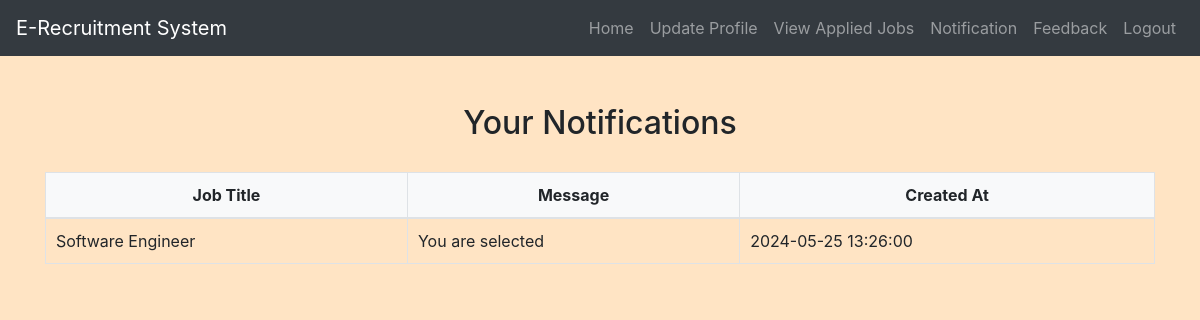
Screenshot of /candidate/view_notifications.php (signed in) with the database file from the repository.
### tables this page shows
CREATE TABLE `notifications` (
  `notification_id` int(11) NOT NULL,
  `candidate_id` int(11) NOT NULL,
  `job_id` int(11) NOT NULL,
  `message` text NOT NULL,
  `created_at` datetime DEFAULT current_timestamp()
);

CREATE TABLE `jobs` (
  `job_id` int(11) NOT NULL,
  `recruiter_id` int(11) DEFAULT NULL,
  `job_title` varchar(255) NOT NULL,
  `job_description` text NOT NULL,
  `job_requirements` text NOT NULL,
  `location` varchar(255) NOT NULL,
  `industry` varchar(255) NOT NULL,
  `keywords` varchar(255) NOT NULL,
  `status` enum('active','inactive') DEFAULT 'active',
  `created_at` timestamp NOT NULL DEFAULT current_timestamp()
);

### candidate/view_notifications.php (the view, shortened to what this page needs)
<?php
include('config.php');
$candidate_id = $_SESSION["id"];
$sql = "SELECT N.*, J.job_title
        FROM Notifications N
        INNER JOIN Jobs J ON N.job_id = J.job_id
        WHERE N.candidate_id = ?
        ORDER BY N.created_at DESC";
$stmt = mysqli_prepare($conn, $sql);
mysqli_stmt_bind_param($stmt, "i", $candidate_id);
mysqli_stmt_execute($stmt);
$result = mysqli_stmt_get_result($stmt);
$notifications = mysqli_fetch_all($result, MYSQLI_ASSOC);
?>
<!DOCTYPE html>
<html>
<head>
    <link rel="stylesheet" href="https://maxcdn.bootstrapcdn.com/bootstrap/4.5.2/css/bootstrap.min.css">
    <link rel="stylesheet" href="./css/style.css">
</head>
<body>
<?php include('navbar.php'); ?>
<div class="container mt-5">
    <h2>Your Notifications</h2>
    <table class="table">
        <thead>
            <tr>
                <th>Job Title</th>
                <th>Message</th>
                <th>Created At</th>
            </tr>
        </thead>
        <tbody>
            <?php if (!empty($notifications)): ?>
                <?php foreach ($notifications as $notification): ?>
                    <tr>
                        <td><?php echo htmlspecialchars($notification['job_title']); ?></td>
                        <td><?php echo htmlspecialchars($notification['message']); ?></td>
                        <td><?php echo htmlspecialchars($notification['created_at']); ?></td>
                    </tr>
                <?php endforeach; ?>
            <?php else: ?>
                <tr>
                    <td colspan="3">No notifications found.</td>
                </tr>
            <?php endif; ?>
        </tbody>
    </table>
</div>
</body>
</html>

### candidate/css/style.css (style rules this page uses)
body { background-color: bisque; }
h1, h2, h3, h4 { text-align: center; margin-top: 30px; margin-bottom: 30px; }
.table { width: 100%; border-collapse: collapse; margin-top: 20px; }
.table th, .table td { padding: 10px; border: 1px solid #dee2e6; }
.table thead th { background-color: #f8f9fa; font-weight: bold; text-align: center; }
.table tbody td { vertical-align: middle; }

### rows the page displays
notifications: job.job_title "Software Engineer", message "You are selected", created_at "2024-05-25 13:26:00"
